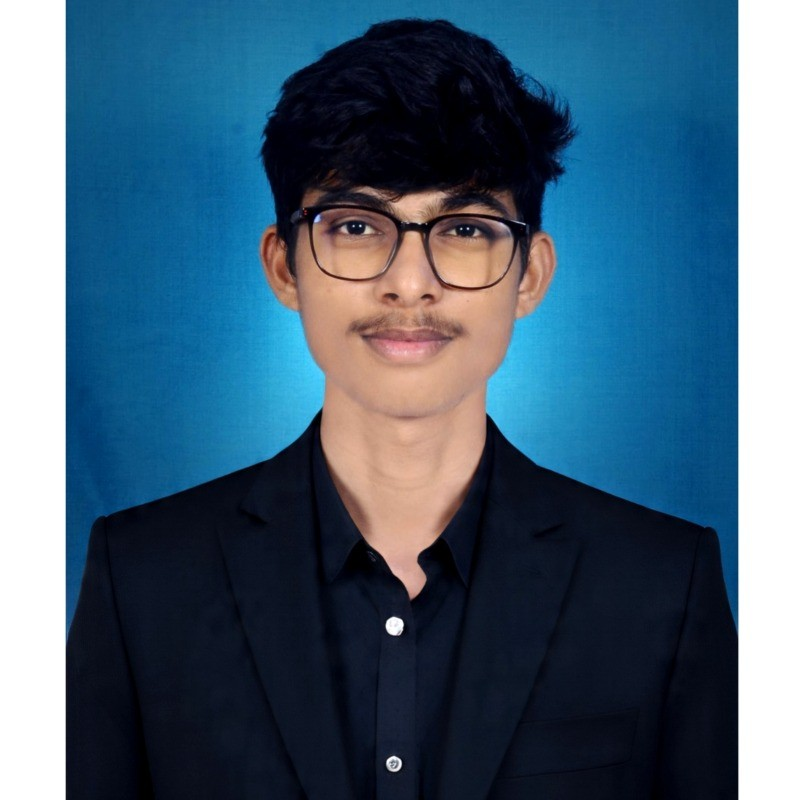
#> input picture 6Edge_dectection/vicky.png, 800 x 800 px, found by its file name
$ python AdaptiveThresholding.py
#> lines starting #> are read from the running program, lines starting #| are printed output that depends on the picture; after the words box and inside, x2 and y2 are one past the last pixel; in counts of white or black regions, pixels touching at a corner belong together
import cv2
img = cv2.imread("6Edge_dectection/vicky.png",cv2.IMREAD_GRAYSCALE)
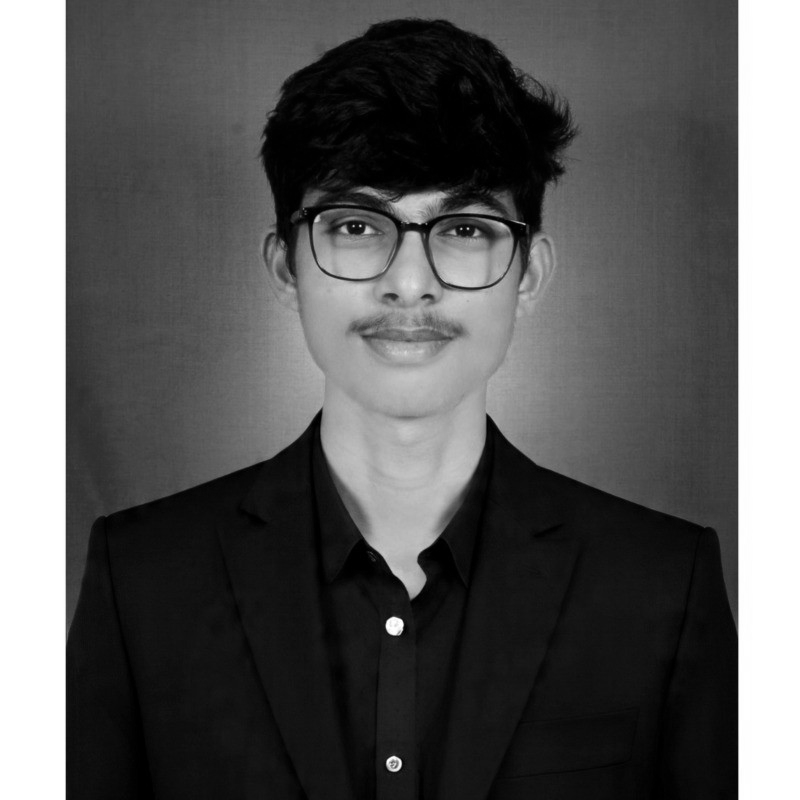
#> img: shape (800, 800); min 0, max 255, mean 90.8
adaptive = cv2.adaptiveThreshold(img,255,cv2.ADAPTIVE_THRESH_GAUSSIAN_C,cv2.THRESH_BINARY,11,2)
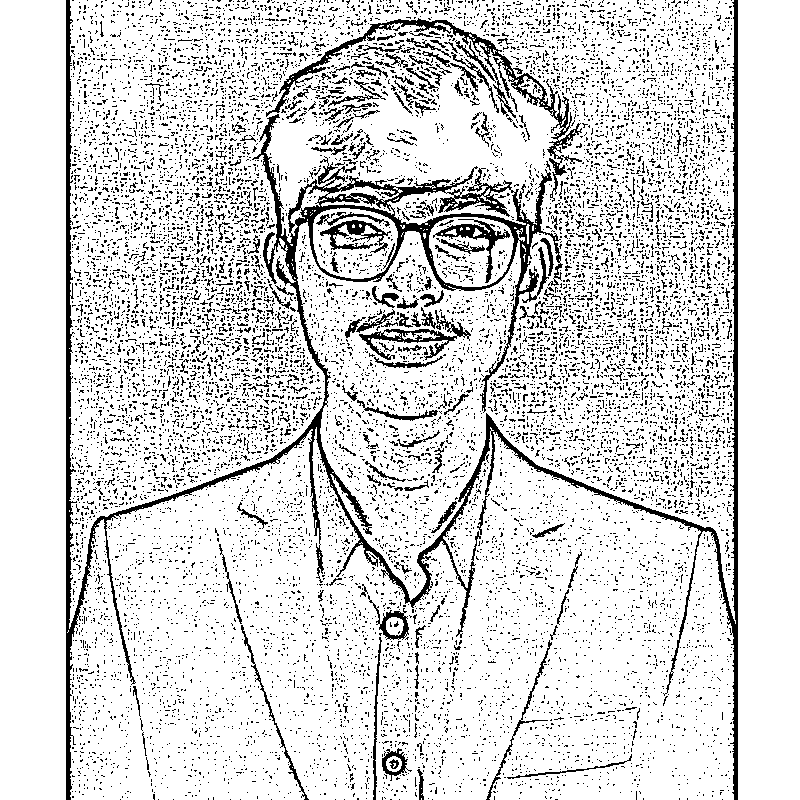
#> adaptive: shape (800, 800); 85.3% white; black in thin lines or dots, all inside (x1, y1, x2, y2) = (66, 0, 738, 800)
_, otsu = cv2.threshold(
    img, 0, 255,
    cv2.THRESH_BINARY + cv2.THRESH_OTSU
)
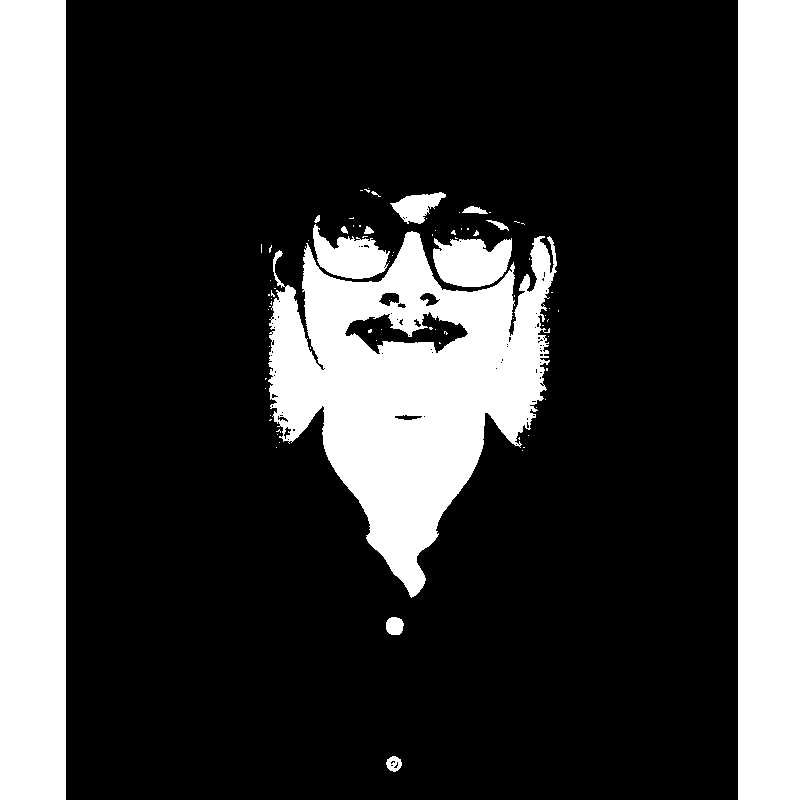
#> otsu: shape (800, 800); 25.5% white; 82 white regions (67 under 20 px), largest, box (x1, y1, x2, y2) and area: (268, 231, 557, 598) 53424, (0, 0, 66, 800) 52800, (738, 0, 800, 800) 49600
cv2.imshow("Otsu's",otsu)
cv2.imshow("adaptive",adaptive)
cv2.waitKey(0)
cv2.destroyAllWindows()
